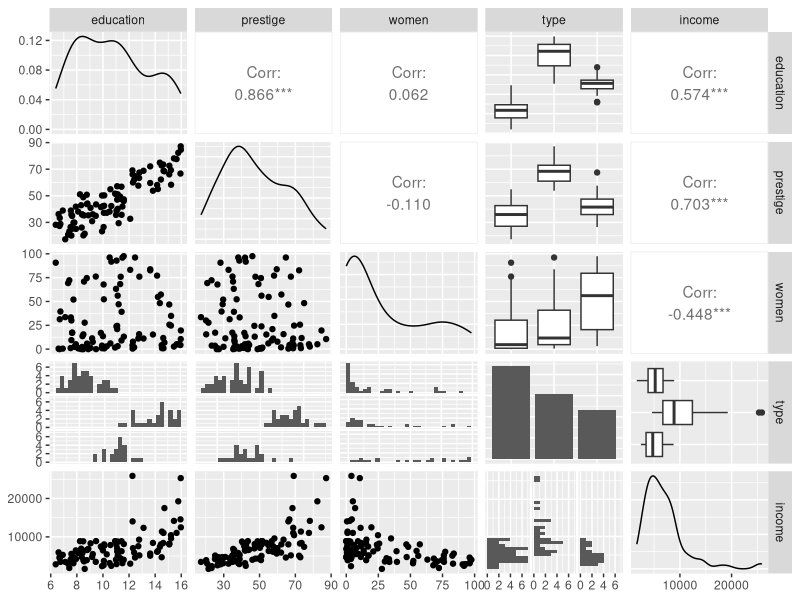
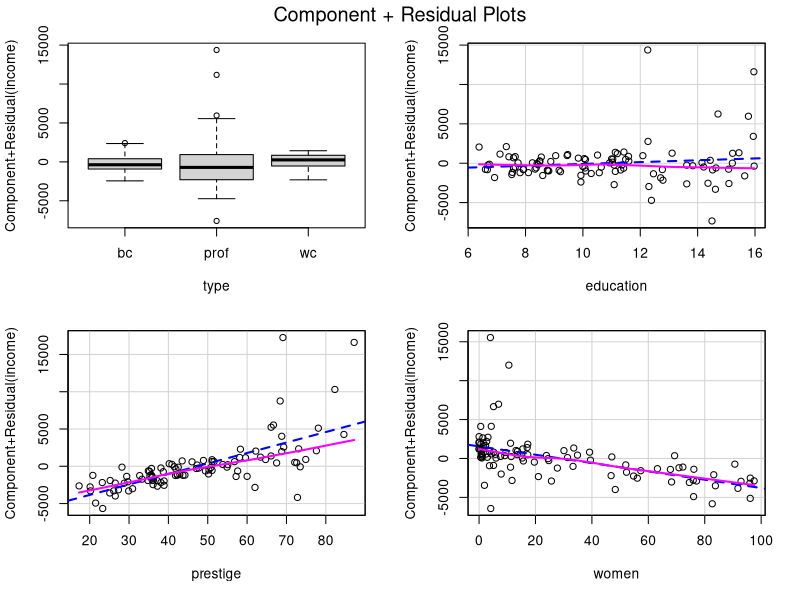

These charts were generated, in order, by the following R code:
## ---- chunk 1
library(spdep)
library(dplyr)
library(ggplot2)
library(GGally)
library(car)
data(Prestige)
## ---- chunk 2
ggpairs(Prestige %>% filter(!is.na(type)) %>% select(education, prestige, women, type, income))


## ---- chunk 3
reg0 <- lm(income ~ type + education + prestige + women, data=Prestige)
summary(reg0)
## ---- chunk 4
crPlots(reg0)
